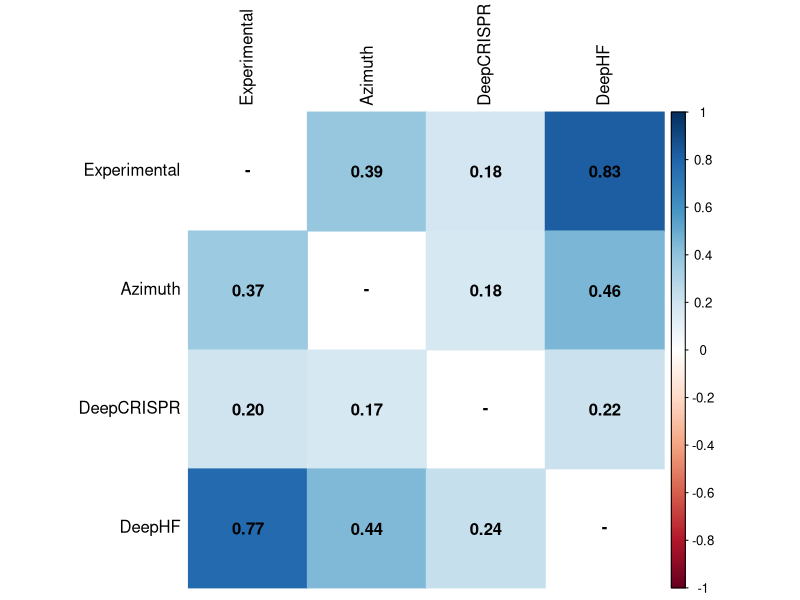

Recreate this plot in R.
library(corrplot)

corrs <- data.frame("Experimental" = c(NA, 0.368, 0.2, 0.771), "Azimuth" = c(0.388, NA, 0.174, 0.443), "DeepCRISPR" = c(0.182, 0.179, NA, 0.237), "DeepHF"=c(0.829, 0.457, 0.215, NA), row.names = c("Experimental", "Azimuth", "DeepCRISPR", "DeepHF"))
corrplot(as.matrix(corrs), method="color", addCoef.col = "black", na.label='-', tl.col="black")
